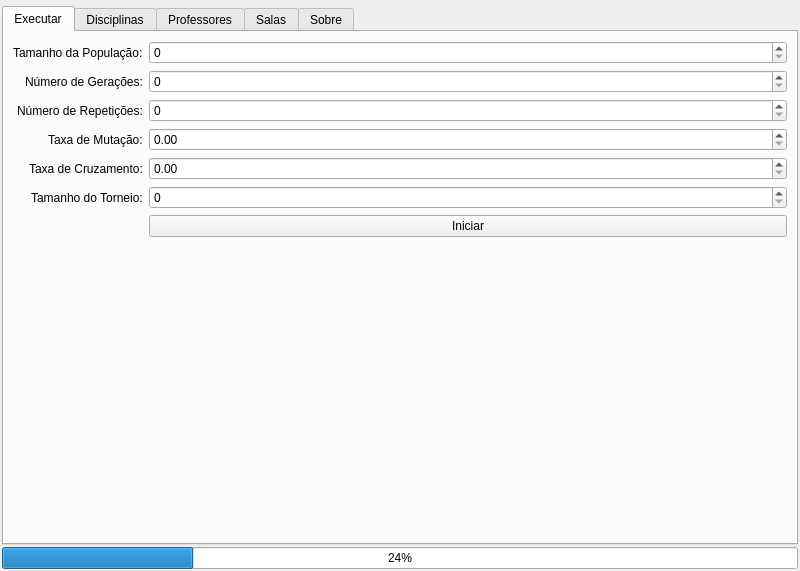
<?xml version="1.0" encoding="UTF-8"?>
<ui version="4.0">
 <class>MainWindow</class>
 <widget class="QMainWindow" name="MainWindow">
  <property name="geometry">
   <rect>
    <x>0</x>
    <y>0</y>
    <width>800</width>
    <height>571</height>
   </rect>
  </property>
  <property name="sizePolicy">
   <sizepolicy hsizetype="Expanding" vsizetype="Expanding">
    <horstretch>1</horstretch>
    <verstretch>1</verstretch>
   </sizepolicy>
  </property>
  <property name="minimumSize">
   <size>
    <width>800</width>
    <height>400</height>
   </size>
  </property>
  <property name="maximumSize">
   <size>
    <width>99999</width>
    <height>99999</height>
   </size>
  </property>
  <property name="windowTitle">
   <string>UFPB School Timetabling</string>
  </property>
  <property name="windowIcon">
   <iconset>
    <normaloff>../images/Icone.png</normaloff>../images/Icone.png</iconset>
  </property>
  <property name="dockOptions">
   <set>QMainWindow::AllowTabbedDocks</set>
  </property>
  <widget class="QWidget" name="centralwidget">
   <property name="enabled">
    <bool>true</bool>
   </property>
   <property name="sizePolicy">
    <sizepolicy hsizetype="Ignored" vsizetype="Fixed">
     <horstretch>0</horstretch>
     <verstretch>0</verstretch>
    </sizepolicy>
   </property>
   <property name="minimumSize">
    <size>
     <width>0</width>
     <height>0</height>
    </size>
   </property>
   <property name="maximumSize">
    <size>
     <width>9999</width>
     <height>9999</height>
    </size>
   </property>
   <layout class="QGridLayout" name="gridLayout" rowstretch="0,0,0" columnstretch="0">
    <property name="sizeConstraint">
     <enum>QLayout::SetDefaultConstraint</enum>
    </property>
    <property name="leftMargin">
     <number>2</number>
    </property>
    <property name="topMargin">
     <number>6</number>
    </property>
    <property name="rightMargin">
     <number>2</number>
    </property>
    <property name="bottomMargin">
     <number>2</number>
    </property>
    <property name="spacing">
     <number>2</number>
    </property>
    <item row="2" column="0">
     <widget class="QProgressBar" name="progressBar">
      <property name="value">
       <number>24</number>
      </property>
     </widget>
    </item>
    <item row="1" column="0">
     <widget class="QTabWidget" name="tabWidget">
      <property name="currentIndex">
       <number>0</number>
      </property>
      <property name="elideMode">
       <enum>Qt::ElideMiddle</enum>
      </property>
      <property name="documentMode">
       <bool>false</bool>
      </property>
      <property name="tabBarAutoHide">
       <bool>false</bool>
      </property>
      <widget class="QWidget" name="tab_exec">
       <attribute name="title">
        <string>Executar</string>
       </attribute>
       <layout class="QVBoxLayout" name="verticalLayout_8">
        <item>
         <layout class="QFormLayout" name="formLayout_4">
          <property name="labelAlignment">
           <set>Qt::AlignRight|Qt::AlignTrailing|Qt::AlignVCenter</set>
          </property>
          <item row="0" column="0">
           <widget class="QLabel" name="label_17">
            <property name="text">
             <string>Tamanho da População:</string>
            </property>
           </widget>
          </item>
          <item row="0" column="1">
           <widget class="QSpinBox" name="spinBox_4"/>
          </item>
          <item row="1" column="0">
           <widget class="QLabel" name="label_18">
            <property name="text">
             <string>Número de Gerações:</string>
            </property>
           </widget>
          </item>
          <item row="1" column="1">
           <widget class="QSpinBox" name="spinBox_5"/>
          </item>
          <item row="2" column="0">
           <widget class="QLabel" name="label_19">
            <property name="text">
             <string>Número de Repetições:</string>
            </property>
           </widget>
          </item>
          <item row="2" column="1">
           <widget class="QSpinBox" name="spinBox_6"/>
          </item>
          <item row="3" column="0">
           <widget class="QLabel" name="label_20">
            <property name="text">
             <string>Taxa de Mutação:</string>
            </property>
           </widget>
          </item>
          <item row="3" column="1">
           <widget class="QDoubleSpinBox" name="doubleSpinBox"/>
          </item>
          <item row="4" column="0">
           <widget class="QLabel" name="label_21">
            <property name="text">
             <string>Taxa de Cruzamento:</string>
            </property>
           </widget>
          </item>
          <item row="4" column="1">
           <widget class="QDoubleSpinBox" name="doubleSpinBox_2"/>
          </item>
          <item row="5" column="0">
           <widget class="QLabel" name="label_22">
            <property name="text">
             <string>Tamanho do Torneio:</string>
            </property>
           </widget>
          </item>
          <item row="5" column="1">
           <widget class="QSpinBox" name="spinBox_7"/>
          </item>
          <item row="6" column="1">
           <widget class="QPushButton" name="pushButton_9">
            <property name="text">
             <string>Iniciar</string>
            </property>
            <property name="icon">
             <iconset>
              <normaloff>../images/circled_play_48px.png</normaloff>../images/circled_play_48px.png</iconset>
            </property>
            <property name="iconSize">
             <size>
              <width>24</width>
              <height>24</height>
             </size>
            </property>
           </widget>
          </item>
         </layout>
        </item>
       </layout>
      </widget>
      <widget class="QWidget" name="tab_disc">
       <attribute name="title">
        <string>Disciplinas</string>
       </attribute>
       <layout class="QHBoxLayout" name="horizontalLayout_2" stretch="2,1">
        <item>
         <layout class="QFormLayout" name="formLayout">
          <property name="labelAlignment">
           <set>Qt::AlignRight|Qt::AlignTrailing|Qt::AlignVCenter</set>
          </property>
          <item row="0" column="0">
           <widget class="QLabel" name="label">
            <property name="text">
             <string>Nome:</string>
            </property>
            <property name="alignment">
             <set>Qt::AlignRight|Qt::AlignTrailing|Qt::AlignVCenter</set>
            </property>
           </widget>
          </item>
          <item row="0" column="1">
           <widget class="QLineEdit" name="lineEdit"/>
          </item>
          <item row="1" column="0">
           <widget class="QLabel" name="label_3">
            <property name="text">
             <string>Número de Alunos:</string>
            </property>
            <property name="alignment">
             <set>Qt::AlignRight|Qt::AlignTrailing|Qt::AlignVCenter</set>
            </property>
           </widget>
          </item>
          <item row="1" column="1">
           <widget class="QLineEdit" name="lineEdit_2"/>
          </item>
          <item row="2" column="1">
           <widget class="QLineEdit" name="lineEdit_3"/>
          </item>
          <item row="2" column="0">
           <widget class="QLabel" name="label_4">
            <property name="text">
             <string>Grades:</string>
            </property>
            <property name="alignment">
             <set>Qt::AlignRight|Qt::AlignTrailing|Qt::AlignVCenter</set>
            </property>
           </widget>
          </item>
          <item row="3" column="0">
           <widget class="QLabel" name="label_6">
            <property name="text">
             <string>Horas:</string>
            </property>
            <property name="alignment">
             <set>Qt::AlignRight|Qt::AlignTrailing|Qt::AlignVCenter</set>
            </property>
           </widget>
          </item>
          <item row="3" column="1">
           <widget class="QLineEdit" name="lineEdit_4"/>
          </item>
          <item row="5" column="0">
           <widget class="QLabel" name="label_7">
            <property name="text">
             <string>Laboratórios</string>
            </property>
           </widget>
          </item>
          <item row="6" column="1">
           <layout class="QVBoxLayout" name="verticalLayout_3">
            <item>
             <widget class="QCheckBox" name="checkBox_3">
              <property name="text">
               <string>Aulas aos Sábados</string>
              </property>
             </widget>
            </item>
            <item>
             <widget class="QCheckBox" name="checkBox">
              <property name="text">
               <string>Sem Professor</string>
              </property>
             </widget>
            </item>
            <item>
             <widget class="QCheckBox" name="checkBox_2">
              <property name="text">
               <string>Sem Sala</string>
              </property>
             </widget>
            </item>
           </layout>
          </item>
          <item row="4" column="0">
           <widget class="QLabel" name="label_8">
            <property name="text">
             <string>Horários</string>
            </property>
           </widget>
          </item>
          <item row="4" column="1">
           <layout class="QHBoxLayout" name="horizontalLayout">
            <item>
             <widget class="QListWidget" name="listWidget_2"/>
            </item>
            <item>
             <layout class="QVBoxLayout" name="verticalLayout">
              <item>
               <widget class="QPushButton" name="pushButton_3">
                <property name="text">
                 <string/>
                </property>
                <property name="icon">
                 <iconset>
                  <normaloff>../images/left_48px.png</normaloff>../images/left_48px.png</iconset>
                </property>
                <property name="iconSize">
                 <size>
                  <width>24</width>
                  <height>24</height>
                 </size>
                </property>
                <property name="flat">
                 <bool>true</bool>
                </property>
               </widget>
              </item>
              <item>
               <widget class="QPushButton" name="pushButton">
                <property name="text">
                 <string/>
                </property>
                <property name="icon">
                 <iconset>
                  <normaloff>../images/right_48px.png</normaloff>../images/right_48px.png</iconset>
                </property>
                <property name="iconSize">
                 <size>
                  <width>24</width>
                  <height>24</height>
                 </size>
                </property>
                <property name="flat">
                 <bool>true</bool>
                </property>
               </widget>
              </item>
             </layout>
            </item>
            <item>
             <widget class="QListView" name="listView"/>
            </item>
           </layout>
          </item>
          <item row="5" column="1">
           <layout class="QHBoxLayout" name="horizontalLayout_3" stretch="0,0,0">
            <item>
             <widget class="QListWidget" name="listWidget_3"/>
            </item>
            <item>
             <layout class="QVBoxLayout" name="verticalLayout_2">
              <item>
               <widget class="QPushButton" name="pushButton_2">
                <property name="text">
                 <string/>
                </property>
                <property name="icon">
                 <iconset>
                  <normaloff>../images/left_48px.png</normaloff>../images/left_48px.png</iconset>
                </property>
                <property name="iconSize">
                 <size>
                  <width>24</width>
                  <height>24</height>
                 </size>
                </property>
                <property name="flat">
                 <bool>true</bool>
                </property>
               </widget>
              </item>
              <item>
               <widget class="QPushButton" name="pushButton_4">
                <property name="text">
                 <string/>
                </property>
                <property name="icon">
                 <iconset>
                  <normaloff>../images/right_48px.png</normaloff>../images/right_48px.png</iconset>
                </property>
                <property name="iconSize">
                 <size>
                  <width>24</width>
                  <height>24</height>
                 </size>
                </property>
                <property name="flat">
                 <bool>true</bool>
                </property>
               </widget>
              </item>
             </layout>
            </item>
            <item>
             <widget class="QListWidget" name="listWidget_5"/>
            </item>
           </layout>
          </item>
         </layout>
        </item>
        <item>
         <widget class="QListWidget" name="listWidget"/>
        </item>
       </layout>
      </widget>
      <widget class="QWidget" name="tab_profs">
       <attribute name="title">
        <string>Professores</string>
       </attribute>
       <layout class="QHBoxLayout" name="horizontalLayout_5" stretch="2,1">
        <item>
         <layout class="QFormLayout" name="formLayout_2">
          <property name="labelAlignment">
           <set>Qt::AlignRight|Qt::AlignTrailing|Qt::AlignVCenter</set>
          </property>
          <item row="0" column="0">
           <widget class="QLabel" name="label_9">
            <property name="text">
             <string>Nome:</string>
            </property>
           </widget>
          </item>
          <item row="0" column="1">
           <widget class="QLineEdit" name="lineEdit_5"/>
          </item>
          <item row="1" column="0">
           <widget class="QLabel" name="label_2">
            <property name="text">
             <string>Mínimo de Horas:</string>
            </property>
           </widget>
          </item>
          <item row="1" column="1">
           <widget class="QSpinBox" name="spinBox"/>
          </item>
          <item row="2" column="0">
           <widget class="QLabel" name="label_5">
            <property name="text">
             <string>Máximo de Horas:</string>
            </property>
           </widget>
          </item>
          <item row="2" column="1">
           <widget class="QSpinBox" name="spinBox_2"/>
          </item>
          <item row="3" column="0">
           <widget class="QLabel" name="label_12">
            <property name="text">
             <string>Afinidade com Disciplinas:</string>
            </property>
           </widget>
          </item>
          <item row="3" column="1">
           <layout class="QVBoxLayout" name="verticalLayout_6">
            <item>
             <layout class="QHBoxLayout" name="horizontalLayout_7" stretch="1,0">
              <item>
               <widget class="QComboBox" name="comboBox_3"/>
              </item>
              <item>
               <widget class="QPushButton" name="pushButton_7">
                <property name="text">
                 <string/>
                </property>
                <property name="icon">
                 <iconset>
                  <normaloff>../images/add_48px.png</normaloff>../images/add_48px.png</iconset>
                </property>
                <property name="iconSize">
                 <size>
                  <width>24</width>
                  <height>24</height>
                 </size>
                </property>
                <property name="flat">
                 <bool>true</bool>
                </property>
               </widget>
              </item>
             </layout>
            </item>
            <item>
             <widget class="QListWidget" name="listWidget_8"/>
            </item>
           </layout>
          </item>
          <item row="4" column="0">
           <widget class="QLabel" name="label_10">
            <property name="text">
             <string>Afinidade com Salas:</string>
            </property>
           </widget>
          </item>
          <item row="4" column="1">
           <layout class="QVBoxLayout" name="verticalLayout_4">
            <item>
             <layout class="QHBoxLayout" name="horizontalLayout_4" stretch="1,0">
              <item>
               <widget class="QComboBox" name="comboBox"/>
              </item>
              <item>
               <widget class="QPushButton" name="pushButton_5">
                <property name="text">
                 <string/>
                </property>
                <property name="icon">
                 <iconset>
                  <normaloff>../images/add_48px.png</normaloff>../images/add_48px.png</iconset>
                </property>
                <property name="iconSize">
                 <size>
                  <width>24</width>
                  <height>24</height>
                 </size>
                </property>
                <property name="flat">
                 <bool>true</bool>
                </property>
               </widget>
              </item>
             </layout>
            </item>
            <item>
             <widget class="QListWidget" name="listWidget_6"/>
            </item>
           </layout>
          </item>
          <item row="5" column="0">
           <widget class="QLabel" name="label_11">
            <property name="text">
             <string>Afinidade com Horários:</string>
            </property>
           </widget>
          </item>
          <item row="5" column="1">
           <layout class="QVBoxLayout" name="verticalLayout_5">
            <item>
             <layout class="QHBoxLayout" name="horizontalLayout_6" stretch="1,0">
              <item>
               <widget class="QComboBox" name="comboBox_2"/>
              </item>
              <item>
               <widget class="QPushButton" name="pushButton_6">
                <property name="text">
                 <string/>
                </property>
                <property name="icon">
                 <iconset>
                  <normaloff>../images/add_48px.png</normaloff>../images/add_48px.png</iconset>
                </property>
                <property name="iconSize">
                 <size>
                  <width>24</width>
                  <height>24</height>
                 </size>
                </property>
                <property name="default">
                 <bool>false</bool>
                </property>
                <property name="flat">
                 <bool>true</bool>
                </property>
               </widget>
              </item>
             </layout>
            </item>
            <item>
             <widget class="QListWidget" name="listWidget_7"/>
            </item>
           </layout>
          </item>
         </layout>
        </item>
        <item>
         <widget class="QListWidget" name="listWidget_4"/>
        </item>
       </layout>
      </widget>
      <widget class="QWidget" name="tab_salas">
       <attribute name="title">
        <string>Salas</string>
       </attribute>
       <layout class="QHBoxLayout" name="horizontalLayout_8" stretch="2,1">
        <item>
         <layout class="QFormLayout" name="formLayout_3">
          <property name="labelAlignment">
           <set>Qt::AlignRight|Qt::AlignTrailing|Qt::AlignVCenter</set>
          </property>
          <item row="0" column="0">
           <widget class="QLabel" name="label_13">
            <property name="text">
             <string>Nome:</string>
            </property>
           </widget>
          </item>
          <item row="0" column="1">
           <widget class="QLineEdit" name="lineEdit_6"/>
          </item>
          <item row="1" column="0">
           <widget class="QLabel" name="label_14">
            <property name="text">
             <string>Capacidade:</string>
            </property>
           </widget>
          </item>
          <item row="1" column="1">
           <widget class="QSpinBox" name="spinBox_3"/>
          </item>
          <item row="2" column="0">
           <widget class="QLabel" name="label_15">
            <property name="text">
             <string>Afinidade Horários:</string>
            </property>
           </widget>
          </item>
          <item row="2" column="1">
           <layout class="QVBoxLayout" name="verticalLayout_7">
            <item>
             <layout class="QHBoxLayout" name="horizontalLayout_9" stretch="1,0">
              <item>
               <widget class="QComboBox" name="comboBox_4"/>
              </item>
              <item>
               <widget class="QPushButton" name="pushButton_8">
                <property name="text">
                 <string/>
                </property>
                <property name="icon">
                 <iconset>
                  <normaloff>../images/add_48px.png</normaloff>../images/add_48px.png</iconset>
                </property>
                <property name="iconSize">
                 <size>
                  <width>24</width>
                  <height>24</height>
                 </size>
                </property>
                <property name="flat">
                 <bool>true</bool>
                </property>
               </widget>
              </item>
             </layout>
            </item>
            <item>
             <widget class="QListWidget" name="listWidget_10"/>
            </item>
           </layout>
          </item>
          <item row="3" column="0">
           <widget class="QLabel" name="label_16">
            <property name="text">
             <string>Distâncias:</string>
            </property>
           </widget>
          </item>
          <item row="3" column="1">
           <widget class="QListWidget" name="listWidget_11"/>
          </item>
          <item row="4" column="1">
           <widget class="QCheckBox" name="checkBox_4">
            <property name="text">
             <string>Laboratório</string>
            </property>
           </widget>
          </item>
         </layout>
        </item>
        <item>
         <widget class="QListWidget" name="listWidget_9"/>
        </item>
       </layout>
      </widget>
      <widget class="QWidget" name="tab_sobre">
       <attribute name="title">
        <string>Sobre</string>
       </attribute>
      </widget>
     </widget>
    </item>
   </layout>
  </widget>
  <action name="action_execute">
   <property name="icon">
    <iconset>
     <normaloff>../images/circled_play_48px.png</normaloff>../images/circled_play_48px.png</iconset>
   </property>
   <property name="text">
    <string>Execute</string>
   </property>
  </action>
  <action name="action_save">
   <property name="icon">
    <iconset>
     <normaloff>../images/save_all_48px.png</normaloff>../images/save_all_48px.png</iconset>
   </property>
   <property name="text">
    <string>Save</string>
   </property>
  </action>
 </widget>
 <resources/>
 <connections/>
</ui>
